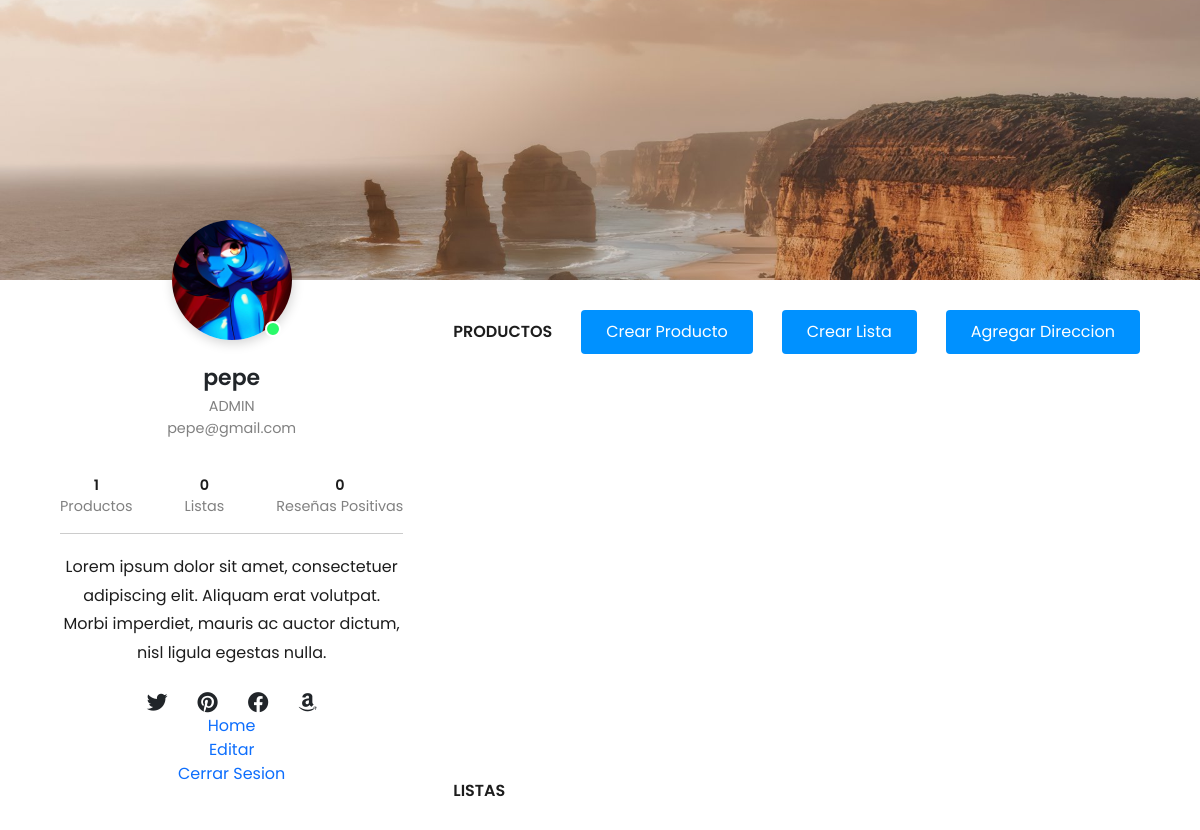
Page /PHP/profile.PHP (signed in) on the committed database.
### tables this page shows
CREATE TABLE `usuario` (
  `ID_USUARIO` int(11) NOT NULL,
  `unique_id` int(255) NOT NULL,
  `CORREO` varchar(30) NOT NULL,
  `CONTRASEÑA` varchar(30) NOT NULL,
  `NOMBRE_USUARIO` varchar(50) NOT NULL,
  `NOMBRE_PERSONAL` varchar(50) NOT NULL,
  `FECHA_NACIMIENTO` date NOT NULL,
  `SEXO` varchar(30) NOT NULL,
  `IMAGEN` varchar(255) NOT NULL,
  `ROL` int(11) NOT NULL
);

### PHP/profile.PHP (the view, shortened to what this page needs)
<?php
include("../PHP/CONEXION.php");
$USER = $_SESSION['USER'];
$sql = "SELECT * FROM usuario WHERE CORREO = '$USER'";
$result = mysqli_query($conn,$sql);
while($mostrar=mysqli_fetch_array($result)){
  $nombre = $mostrar['NOMBRE_USUARIO'];
  $rol = $mostrar['ROL'];
  $correo = $mostrar['CORREO'];
  $imagen = $mostrar['IMAGEN'];
}
if($rol == 1){
$ROL = "ADMIN";
}
$sql3 = "SELECT * FROM usuario WHERE CORREO = '$USER'";
$result3 = mysqli_query($conn,$sql3);
while($mostrar=mysqli_fetch_array($result3)){
  $id = $mostrar['ID_USUARIO'];
}
$sql = "SELECT COUNT(*) as total FROM productos WHERE ID_USUARIO=$id";
$result = $conn->query($sql);
if ($result->num_rows > 0) {
  $row = $result->fetch_assoc();
  $totalRegistros = $row["total"];
} else {
  $totalRegistros =0;
}
$sql = "SELECT COUNT(*) as total FROM lista WHERE ID_USUARIO=$id";
$result2 = $conn->query($sql);
if ($result2->num_rows > 0) {
  $row = $result2->fetch_assoc();
  $totalListas = $row["total"];
} else {
  $totalListas =0;
}
?>
<!DOCTYPE html>
<html lang="en">
  <head>
    <link
      rel="stylesheet"
      href="https://cdnjs.cloudflare.com/ajax/libs/font-awesome/6.1.1/css/all.min.css"
    />
    <link href="https://cdn.jsdelivr.net/npm/bootstrap@5.0.2/dist/css/bootstrap.min.css" rel="stylesheet">
    <link rel="stylesheet" href="../Login_and_Register/profile_style.css" />
  </head>
  <body>
  <div class="header__wrapper">
      <header></header>
      <div class="cols__container">
        <div class="left__col">
          <div class="img__container">
          <?php echo '<img src="' . $imagen . '" alt="Usuario">'; ?>
            <span></span>
          </div>
          <h2><?php echo $nombre; ?></h2>
          <p><?php echo $ROL; ?></p>
          <p><?php echo $correo; ?></p>
          <ul class="about">
            <li><span><?php echo $totalRegistros; ?></span>Productos</li>
            <li><span><?php echo $totalListas; ?></span>Listas</li>
            <li><span>0</span>Reseñas Positivas</li>
          </ul>
          <div class="content">
            <p>
              Lorem ipsum dolor sit amet, consectetuer adipiscing elit. Aliquam
              erat volutpat. Morbi imperdiet, mauris ac auctor dictum, nisl
              ligula egestas nulla.
            </p>
            <ul>
              <li><i class="fab fa-twitter"></i></li>
              <i class="fab fa-pinterest"></i>
              <i class="fab fa-facebook"></i>
              <i class="fab fa-amazon"></i>
            </ul>
            <a href="../HOME/pagInicio.html">Home</a><br>
            <a href="../PHP/EDITAR_PERFIL.php">Editar</a><br>
            <a href="../PHP/CERRAR_SESSION.php">Cerrar Sesion</a>
          </div>
        </div>
        <div class="right__col">
          <nav>
            <ul>
              <li><a href="">Productos</a></li>
            </ul>
            <button onclick="openModal()" >Crear Producto</button>
            <button onclick="openModal2()" >Crear Lista</button>
            <button onclick="openModal3()" >Agregar Direccion</button>
          </nav>
          <div class="photos" id="photos">
          </div>
          <div class="right__col">
          <nav>
            <ul>
              <li><a href="">Listas</a></li>
            </ul>
            </nav>
            </div>
        </div>
      </div>
    </div>
  </body>
</html>

### Login_and_Register/profile_style.css (style rules this page uses)
body { width: 100%; margin: 0; padding: 0; box-sizing: border-box; min-height: 100vh; font-family: "Poppins", sans-serif; }
ul { list-style-type: none; margin: 0; padding: 0; display: flex; align-items: center; }
a { text-decoration: none; }
.header__wrapper header { width: 100%; background: url("Images/Index.jpg") no-repeat 50% 20% / cover; min-height: calc(100px + 15vw); }
.header__wrapper .cols__container .left__col { padding: 25px 20px; text-align: center; max-width: 350px; position: relative; margin: 0 auto; }
.header__wrapper .cols__container .left__col .img__container { position: absolute; top: -60px; left: 50%; transform: translatex(-50%); }
.header__wrapper .cols__container .left__col .img__container img { width: 120px; height: 120px; object-fit: cover; border-radius: 50%; display: block; box-shadow: 1px 3px 12px rgba(0, 0, 0, 0.18); }
.header__wrapper .cols__container .left__col .img__container span { position: absolute; background: #2afa6a; width: 16px; height: 16px; border-radius: 50%; bottom: 3px; right: 11px; border: 2px solid #fff; }
.header__wrapper .cols__container .left__col h2 { margin-top: 60px; font-weight: 600; font-size: 22px; margin-bottom: 5px; }
.header__wrapper .cols__container .left__col p { font-size: 0.9rem; color: #818181; margin: 0; }
.header__wrapper .cols__container .left__col .about { justify-content: space-between; position: relative; margin: 35px 0; }
.header__wrapper .cols__container .left__col .about li { display: flex; flex-direction: column; color: #818181; font-size: 0.9rem; }
.header__wrapper .cols__container .left__col .about li span { color: #1d1d1d; font-weight: 600; }
.header__wrapper .cols__container .left__col .about:after { position: absolute; content: ""; bottom: -16px; display: block; background: #cccccc; height: 1px; width: 100%; }
.header__wrapper .cols__container .content p { font-size: 1rem; color: #1d1d1d; line-height: 1.8em; }
.header__wrapper .cols__container .content ul { gap: 30px; justify-content: center; align-items: center; margin-top: 25px; }
.header__wrapper .cols__container .content ul li { display: flex; }
.header__wrapper .cols__container .content ul i { font-size: 1.3rem; }
.header__wrapper .cols__container .right__col nav { display: flex; align-items: center; padding: 30px 0; justify-content: space-between; flex-direction: column; }
.header__wrapper .cols__container .right__col nav ul { display: flex; gap: 20px; flex-direction: column; }
.header__wrapper .cols__container .right__col nav ul li a { text-transform: uppercase; color: #818181; }
.header__wrapper .cols__container .right__col nav ul li:nth-child(1) a { color: #1d1d1d; font-weight: 600; }
.header__wrapper .cols__container .right__col nav button { background: #0091ff; color: #fff; border: none; padding: 10px 25px; border-radius: 4px; cursor: pointer; margin-top: 20px; }
.header__wrapper .cols__container .right__col .photos { display: grid; grid-template-columns: repeat(auto-fill, minmax(190px, 1fr)); gap: 20px; }
@media (min-width: 868px) { .header__wrapper .cols__container { max-width: 1200px; margin: 0 auto; width: 90%; justify-content: space-between; display: grid; grid-template-columns: 1fr 2fr; gap: 50px; } }
@media (min-width: 868px) { .header__wrapper .cols__container .left__col { padding: 25px 0px; } }
@media (min-width: 868px) { .header__wrapper .cols__container .right__col nav ul { flex-direction: row; gap: 30px; } }
@media (min-width: 868px) { .header__wrapper .cols__container .right__col .photos { height: 365px; overflow: auto; padding: 0 0 30px; } }
@media (min-width: 1017px) { .header__wrapper .cols__container .left__col { margin: 0; margin-right: auto; } }
@media (min-width: 1017px) { .header__wrapper .cols__container .right__col nav { flex-direction: row; } }
@media (min-width: 1017px) { .header__wrapper .cols__container .right__col nav button { margin-top: 0; } }

### rows in the picture
usuario: IMAGEN (picture), NOMBRE_USUARIO "pepe", ROL "ADMIN", CORREO "pepe@gmail.com"

### other values in the picture
$totalRegistros "1"
$totalListas "0"
